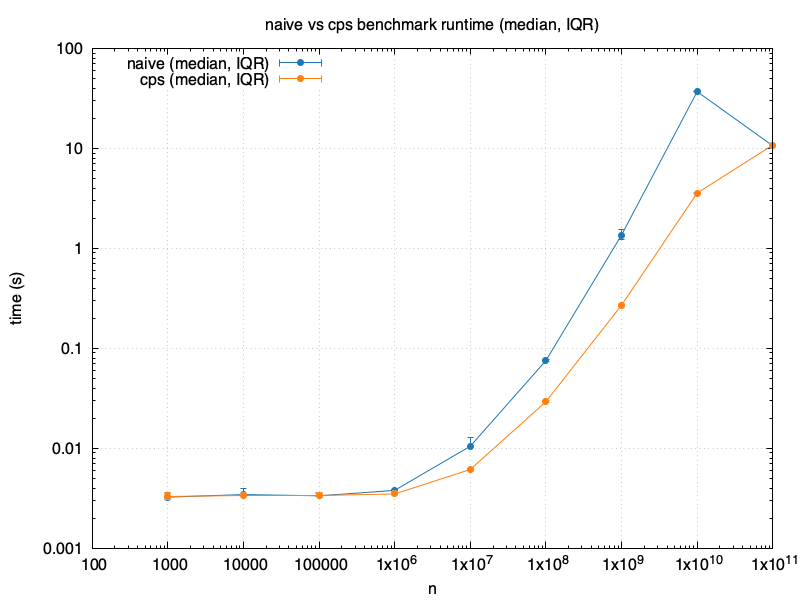

Source code (gnuplot):
#!/usr/bin/env gnuplot
#
# Line plot of naive vs cps runtime across n, showing median with
# 25%/75% quartile brackets (the same stats a boxplot would show).
# Usage: gnuplot benchmark_line.gnuplot
# Produces: benchmark_line.png (via a benchmark_summary.csv intermediate)

set datafile separator ","

infile = "benchmark.csv"
summary_file = "benchmark_summary.csv"

# unique, sorted n values present in the data
n_list = system(sprintf("awk -F, 'NR>1{print $2}' %s | sort -n -u | tr '\\n' ' '", infile))
n_count = words(n_list)
types = "naive cps"

set print summary_file
print "type,n,median,q25,q75"
do for [ti=1:words(types)] {
    ty = word(types, ti)
    do for [i=1:n_count] {
        nv = word(n_list, i)
        stats infile using (strcol(1) eq ty && $2 == nv+0 ? $3 : 1/0) nooutput
        print sprintf("%s,%s,%.6f,%.6f,%.6f", ty, nv, STATS_median, STATS_lo_quartile, STATS_up_quartile)
    }
}
set print

set terminal pngcairo size 800,600 enhanced font "Helvetica,12"
set output "benchmark_line.png"

set title "naive vs cps benchmark runtime (median, IQR)"
set xlabel "n"
set ylabel "time (s)"
set logscale x
set logscale y
set key top left
set grid

plot \
    summary_file using (strcol(1) eq "naive" ? $2 : 1/0):3:4:5 with yerrorbars lc rgb "#1f77b4" pt 7 title "naive (median, IQR)", \
    ''            using (strcol(1) eq "naive" ? $2 : 1/0):3     with lines     lc rgb "#1f77b4" notitle, \
    summary_file using (strcol(1) eq "cps"   ? $2 : 1/0):3:4:5 with yerrorbars lc rgb "#ff7f0e" pt 7 title "cps (median, IQR)", \
    ''            using (strcol(1) eq "cps"   ? $2 : 1/0):3     with lines     lc rgb "#ff7f0e" notitle
